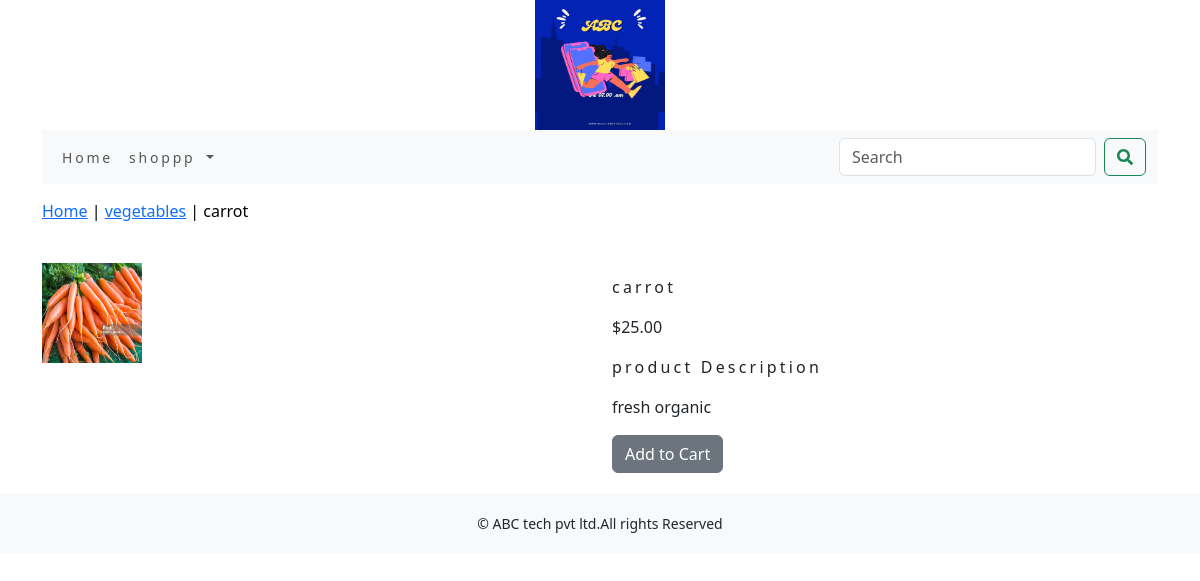
The app's page /shoppp/vegetables/carrot/ with its own data.
### shoppp/models.py (models this page shows, shortened)
class Product(models.Model):
    name=models.CharField(max_length=250,unique=True)
    slug=models.SlugField(max_length=250,unique=True)
    description=models.TextField(blank=True)
    price=models.DecimalField(max_digits=10,decimal_places=2)
    category=models.ForeignKey(Category,on_delete=models.CASCADE)
    image=models.ImageField(upload_to='product',blank=True)
    stock=models.IntegerField()
    available=models.BooleanField(default=True)
    created=models.DateTimeField(auto_now_add=True)
    updated=models.DateTimeField(auto_now=True)
    class Meta:
        ordering=('name',)
        verbose_name='product'
        verbose_name_plural='products'

class Category(models.Model):
    name=models.CharField(max_length=250,unique=True)
    slug=models.SlugField(max_length=250,unique=True)
    description=models.TextField(blank=True)
    image=models.ImageField(upload_to='category',blank=True)
    class Meta:
        ordering=('name',)
        verbose_name='category'
        verbose_name_plural='categories'
    def get_url(self):
        return  reverse('shoppp:products_by_category',args=[self.slug])
    def __str__(self):
        return  '{}'.format(self.name)

### shoppp/views.py (the view)
# urls.py: path('<slug:c_slug>/<slug:product_slug>/', views.proDetail, name='prodCatdetail'),
def proDetail(request,c_slug,product_slug):
    try:
        product=Product.objects.get(category__slug=c_slug, slug=product_slug)
    except Exception as e:
        raise e
    return  render(request,'product.html',{'product':product})

### cart/context_processors.py (called while the page is built)
def counter(request):
    item_count=0
    if 'admin' in request.path:
        return {}
    else:
        try:
            cart=Cart.objects.filter(cart_id=_cart_id(request))
            cart_items=CartItem.objects.all().filter(cart=cart[:1])
            for cart_item in cart_items:
                item_count += cart_item.quantity
        except Cart.DoesNotExist:
            item_count=0
    return  dict(item_count=item_count)

### cart/views.py (called while the page is built)
def _cart_id(request):
    cart=request.session.session_key
    if not cart:
        cart=request.session.create()
    return cart

### shoppp/context_processors.py (called while the page is built)
def menu_links(request):
    links=Category.objects.all()
    return dict(links=links)

### templates/product.html (shortened to what this page needs)
{% extends 'base.html' %}
{% load static %}
{%  block content %}
<div class="row my_prod_row_class">
    <div class="mx_auto">
        <p> <a href="{% url 'shoppp:allProdCat' %}">Home</a> | <a href ="{{product.category.get_url}}">{{product.category}}</a> | {{product.name}} </p>
    </div>
<div class="container">
<br>
<div class="row">
   <div class="col-12 col-sm-12 col-md-12 col-lg-6">
       <div style="min-width:18rem">
         <img src="{{product.image.url}}" alt="{{product.name}}" style="width:100px; height:100px;">
       </div>
   </div>
    <div class="col-12 col-sm-12 col-md-12 col-lg-6">
         <div>
         <h1 class="my_prod_title">{{product.name}}</h1>
         <p>${{product.price}}</p>
         <p class="my_title"> product Description</p>
         <p class="text-justify my_rod_text">{{product.description}}</p>
         {% if product.stock <= 0 %}
         <p class="text-justify my_prod_text"><b> Out of stock </b></p>
         {% else %}
         <a class="btn btn-secondary" href ="{% url 'cart:add_cart' product.id %}" > Add to Cart </a>
         {% endif %}
         </div>
     </div>
    </div>
</div>
</div>
{% endblock %}

### static/css/custom.css (style rules this page uses)
body { font-family: 'Roboto', sans-serif; }
.my_title { font-size:16px; text_transform:uppercase; letter-spacing: .2em; }
.my_prod_row_class { padding-top:15px; padding-bottom:20px; }
.my_prod_row_class .mx_auto { color:#000; font-size:12; text-decoration:none; }
.my_prod_title { font-size:16px; text_transform:uppercase; letter-spacing:.2em; padding-top:15px; padding-bottom:10px; }

### records on screen
Product: category "vegetables", name "carrot", image (picture), price "25.00", description "fresh organic"
